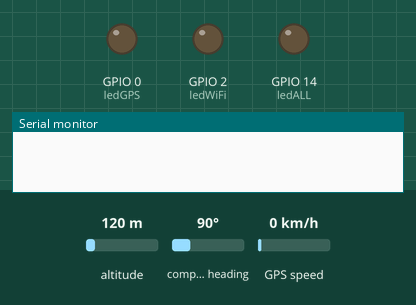
Simulated run of this sketch. Board: ESP8266 (NodeMCU). Shown: output pins drawn as LEDs (lit = HIGH), the last lines printed to the serial monitor. The test bench sets the inputs (shaded band); at power-on: altitude 120 m, compass heading 90°, GPS speed 0 km/h. WiFi joins after 1.5 s; servers stay silent unless stated; the GPS gets a fix after 3 s at 37.7749, -122.4194 with 8 satellites.

Above: at 0.1 s.
At 1.1 s:
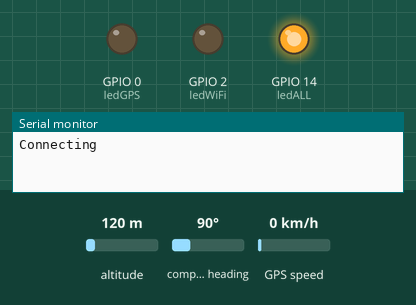
At 2.7 s:
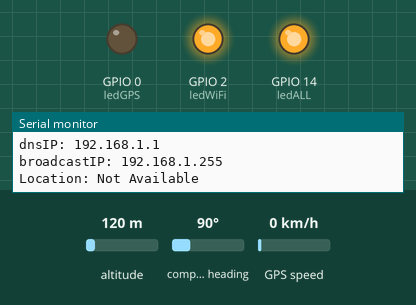
At 3.7 s:
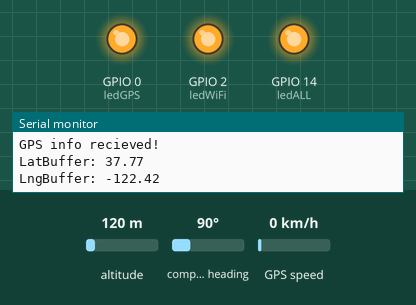
Timing chart, 0 to 5.2 s (numbered marks = the images above):
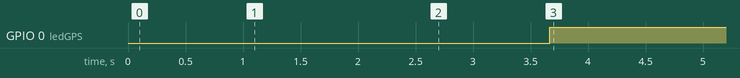

The sketch:

scratch.ino
```cpp
#include <TinyGPS++.h>
#include <SoftwareSerial.h>
#include <ESP8266WiFi.h>
#include <ESP8266HTTPClient.h>

/*
const char* ssid = "LAPTOP-BUICL812 6668";
const char* password = "889t51M,";
*/

const char* ssid = "dcs-students";
const char* password = "W1F14students";

// Set up GPS serial communication
TinyGPSPlus gps;
SoftwareSerial SerialGPS(4, 5);
bool gpsFlag = false;
// set signal leds
const int ledGPS = 0;
const int ledWiFi = 2;
const int ledALL = 14;

/************* Select Target Server *************/
const char* serverName = "http://192.168.60.197:8080/database/post-esp-data.php";// "https://jeeps-api.onrender.com/api/jeeps/1"; //"http://10.0.1.101:8080/database/post-esp-data.php";  // "https://httpbin.org/";

const char* apiKeyValue = "tPmAT5Ab3j7F9";
char httpRequestData[64] = "tPmAT5Ab3j7F9";

float Latitude, Longitude;
char fBuffLat[8];
char fBuffLng[8];

unsigned long lastTime = 0;
unsigned long timerDelay = 5000;

const char* JeepID = "1";

void setup() {
  Serial.begin(9600);
  SerialGPS.begin(9600);

  //set pin modes
  pinMode(ledGPS, OUTPUT);
  pinMode(ledWiFi, OUTPUT);
  pinMode(ledALL, OUTPUT);
  digitalWrite(ledGPS, LOW);
  digitalWrite(ledWiFi, LOW);
  digitalWrite(ledALL, LOW);

  delay(1000);

  digitalWrite(ledALL, HIGH);

  WiFi.begin(ssid, password);
  Serial.println("\nConnecting");
  while (WiFi.status() != WL_CONNECTED) {
    delay(500);
    Serial.print(".");
  }
  Serial.println("");
  Serial.print("Connected to WiFi network with IP Address: ");
  Serial.println(WiFi.localIP());
  Serial.print("macAddress: ");
  Serial.println(WiFi.macAddress());
  Serial.print("subnetMask: ");
  Serial.println(WiFi.subnetMask());
  Serial.print("gatewayIP: ");
  Serial.println(WiFi.gatewayIP());
  Serial.print("dnsIP: ");
  Serial.println(WiFi.dnsIP());
  Serial.print("broadcastIP: ");
  Serial.println(WiFi.broadcastIP());

  digitalWrite(ledWiFi, HIGH);
}

void loop() {
  while (SerialGPS.available() > 0)
    if (gps.encode(SerialGPS.read()))
      displayInfo();
  if (millis() > 5000 && gps.charsProcessed() < 10) {
    Serial.println("No GPS detected");
    while (true)
      ;
  }
  if ((millis() - lastTime) > timerDelay) {
    //Check WiFi connection status
    if (WiFi.status() == WL_CONNECTED) {
      WiFiClient client;
      HTTPClient http;
      yield();
      // Your Domain name with URL path or IP address with path
      http.begin(client, serverName);

      // Data to send with HTTP POST
      //String httpRequestData = "api_key=tPmAT5Ab3j7F9&ID=1&X=23&Y=50";
      // httpRequestData = "api_key=" + String(apiKeyValue) + "&ID=" + String(JeepID) + "&X=&Y=";

      /*---------------------------------------------------------------------------*/
      /*              Comment out the encoding you don't want to use.              */
      /*---------------------------------------------------------------------------*/

      // URL encoding
      http.addHeader("Content-Type", "application/x-www-form-urlencoded");
      strcpy(httpRequestData, "api_key=tPmAT5Ab3j7F9&ID=");
      strcat(httpRequestData, JeepID);
      strcat(httpRequestData, "&X=");
      strcat(httpRequestData, fBuffLat);
      strcat(httpRequestData, "&Y=");
      strcat(httpRequestData, fBuffLng);

      // JSON encoding
      // http.addHeader("Content-Type", "application/json; charset=utf-32");
      // strcpy(httpRequestData, "{'coords':[");
      // strcat(httpRequestData, fBuffLat);
      // strcat(httpRequestData, ",");
      // strcat(httpRequestData, fBuffLng);
      // strcat(httpRequestData, "]}");

      // Send HTTP POST request
      Serial.print("HTTPRequest: ");
      Serial.println(httpRequestData);

      Serial.print("Attempting to Post to ");
      Serial.println(serverName);
      int httpResponseCode = http.POST(httpRequestData);
      yield();
      if (httpResponseCode > 0) {
        Serial.print("HTTP Response code: ");
        Serial.println(httpResponseCode);
      } else {
        Serial.print("HTTP Error: ");
        Serial.println(httpResponseCode);
      }

      // Free resources
      http.end();
      yield();
    } else {
      Serial.println("WiFi Disconnected");
      digitalWrite(ledWiFi, LOW);
    }
    lastTime = millis();
    yield();
  }
  yield();
}

void displayInfo() {
  if (gps.location.isValid()) {
    Serial.println("GPS info recieved!");
    Latitude = gps.location.lat();
    Longitude = gps.location.lng();
    dtostrf(Latitude, -6, 2, fBuffLat);
    dtostrf(Longitude, -6, 2, fBuffLng);
    Serial.print("LatBuffer: ");
    Serial.println(fBuffLat);
    Serial.print("LngBuffer: ");
    Serial.println(fBuffLng);
    digitalWrite(ledGPS, HIGH);
    if (!gpsFlag) {
      gpsFlag = true;
      digitalWrite(ledGPS, HIGH);
    }
  } else {
    Serial.println("Location: Not Available");
    if (gpsFlag) {
      gpsFlag = false;
      digitalWrite(ledGPS, LOW);
    }
  }

  Serial.println();
  delay(1000);
}
```

Measured:
- by itself, GPIO 0 (ledGPS): LOW → HIGH at 3.7 s
